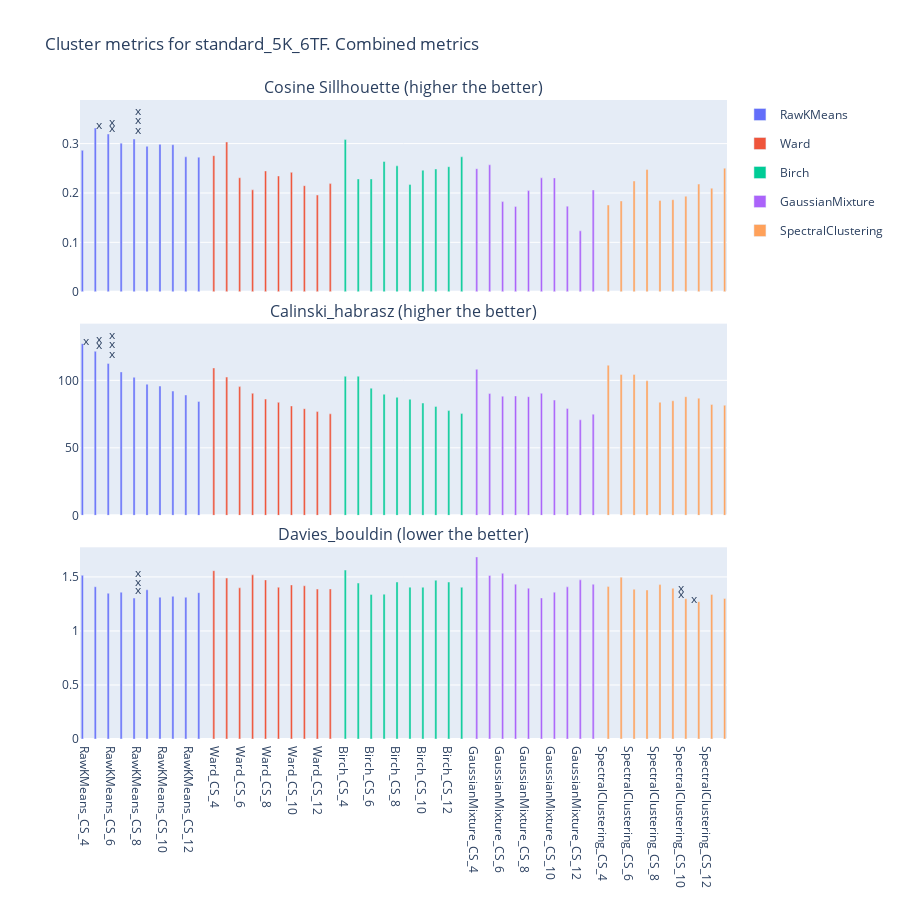
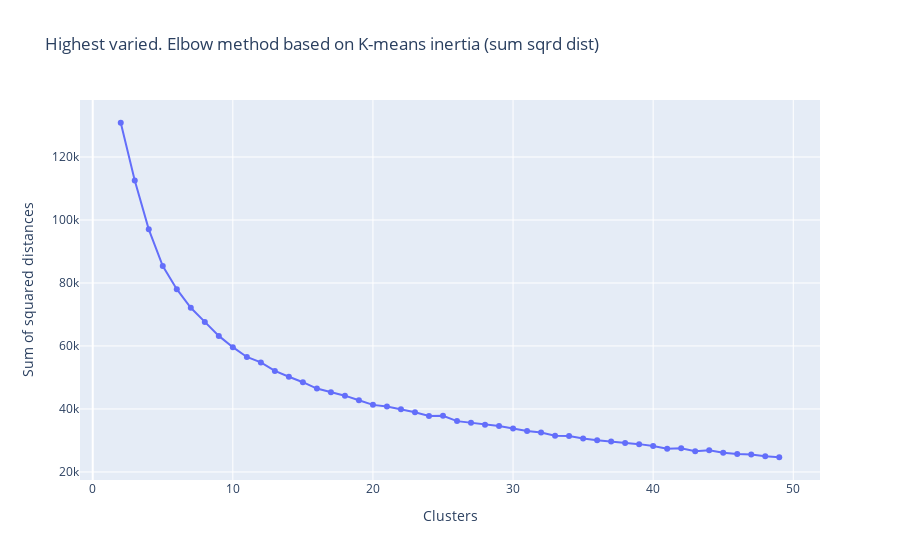

The code cell stored with these charts, in order, in its notebook:
### Code cell
config = {
    "data": data_var,
    "metadata": raw_metadata_t,
    "vu_output": vu_output,
    "pca_data": True,
    "n_comp": 5,
    "selected_clusters": ["Ward", "Birch", "SpectralClustering", "RawKMeans", "GaussianMixture"],
    "used_genes": used_genes,
}

out_var, top_3, pca_var = clustering_analysis(config, label="Highest varied")

### Figure 1 — Plotly figure (JSON) as saved in the notebook; plotly's stock layout.template omitted (floating-point values rounded to 4 significant figures)
{"data": [{"alignmentgroup": "True", "hovertemplate": "cluster_type=RawKMeans<br>Cluster=%{x}<br>Silhoute_cosine=%{y}<extra></extra>", "legendgroup": "RawKMeans", "marker": {"color": "#636efa", "pattern": {"shape": ""}}, "name": "RawKMeans", "offsetgroup": "RawKMeans", "orientation": "v", "showlegend": true, "textposition": "auto", "type": "bar", "x": ["RawKMeans_CS_4", "RawKMeans_CS_5", "RawKMeans_CS_6", "RawKMeans_CS_7", "RawKMeans_CS_8", "RawKMeans_CS_9", "RawKMeans_CS_10", "RawKMeans_CS_11", "RawKMeans_CS_12", "RawKMeans_CS_13"], "xaxis": "x", "y": [0.2863, 0.3315, 0.3196, 0.301, 0.3095, 0.2945, 0.2985, 0.2978, 0.2733, 0.2726], "yaxis": "y"}, {"alignmentgroup": "True", "hovertemplate": "cluster_type=Ward<br>Cluster=%{x}<br>Silhoute_cosine=%{y}<extra></extra>", "legendgroup": "Ward", "marker": {"color": "#EF553B", "pattern": {"shape": ""}}, "name": "Ward", "offsetgroup": "Ward", "orientation": "v", "showlegend": true, "textposition": "auto", "type": "bar", "x": ["Ward_CS_4", "Ward_CS_5", "Ward_CS_6", "Ward_CS_7", "Ward_CS_8", "Ward_CS_9", "Ward_CS_10", "Ward_CS_11", "Ward_CS_12", "Ward_CS_13"], "xaxis": "x", "y": [0.2756, 0.3035, 0.2309, 0.2064, 0.2447, 0.2344, 0.2418, 0.2148, 0.1958, 0.219], "yaxis": "y"}, {"alignmentgroup": "True", "hovertemplate": "cluster_type=Birch<br>Cluster=%{x}<br>Silhoute_cosine=%{y}<extra></extra>", "legendgroup": "Birch", "marker": {"color": "#00cc96", "pattern": {"shape": ""}}, "name": "Birch", "offsetgroup": "Birch", "orientation": "v", "showlegend": true, "textposition": "auto", "type": "bar", "x": ["Birch_CS_4", "Birch_CS_5", "Birch_CS_6", "Birch_CS_7", "Birch_CS_8", "Birch_CS_9", "Birch_CS_10", "Birch_CS_11", "Birch_CS_12", "Birch_CS_13"], "xaxis": "x", "y": [0.3082, 0.2285, 0.2286, 0.2638, 0.255, 0.217, 0.2461, 0.2487, 0.2533, 0.2733], "yaxis": "y"}, {"alignmentgroup": "True", "hovertemplate": "cluster_type=GaussianMixture<br>Cluster=%{x}<br>Silhoute_cosine=%{y}<extra></extra>", "legendgroup": "GaussianMixture", "marker": {"color": "#ab63fa", "pattern": {"shape": ""}}, "name": "GaussianMixture", "offsetgroup": "GaussianMixture", "orientation": "v", "showlegend": true, "textposition": "auto", "type": "bar", "x": ["GaussianMixture_CS_4", "GaussianMixture_CS_5", "GaussianMixture_CS_6", "GaussianMixture_CS_7", "GaussianMixture_CS_8", "GaussianMixture_CS_9", "GaussianMixture_CS_10", "GaussianMixture_CS_11", "GaussianMixture_CS_12", "GaussianMixture_CS_13"], "xaxis": "x", "y": [0.2493, 0.2571, 0.1826, 0.1728, 0.2049, 0.2306, 0.2306, 0.1733, 0.1233, 0.2062], "yaxis": "y"}, {"alignmentgroup": "True", "hovertemplate": "cluster_type=SpectralClustering<br>Cluster=%{x}<br>Silhoute_cosine=%{y}<extra></extra>", "legendgroup": "SpectralClustering", "marker": {"color": "#FFA15A", "pattern": {"shape": ""}}, "name": "SpectralClustering", "offsetgroup": "SpectralClustering", "orientation": "v", "showlegend": true, "textposition": "auto", "type": "bar", "x": ["SpectralClustering_CS_4", "SpectralClustering_CS_5", "SpectralClustering_CS_6", "SpectralClustering_CS_7", "SpectralClustering_CS_8", "SpectralClustering_CS_9", "SpectralClustering_CS_10", "SpectralClustering_CS_11", "SpectralClustering_CS_12", "SpectralClustering_CS_13"], "xaxis": "x", "y": [0.1756, 0.1839, 0.2243, 0.2475, 0.1847, 0.1864, 0.1935, 0.218, 0.2097, 0.2503], "yaxis": "y"}, {"alignmentgroup": "True", "hovertemplate": "cluster_type=RawKMeans<br>Cluster=%{x}<br>Calinski_habrasz=%{y}<extra></extra>", "legendgroup": "RawKMeans", "marker": {"color": "#636efa", "pattern": {"shape": ""}}, "name": "RawKMeans", "offsetgroup": "RawKMeans", "orientation": "v", "showlegend": false, "textposition": "auto", "type": "bar", "x": ["RawKMeans_CS_4", "RawKMeans_CS_5", "RawKMeans_CS_6", "RawKMeans_CS_7", "RawKMeans_CS_8", "RawKMeans_CS_9", "RawKMeans_CS_10", "RawKMeans_CS_11", "RawKMeans_CS_12", "RawKMeans_CS_13"], "xaxis": "x2", "y": [127.2, 121.5, 112.5, 106.3, 102.2, 97.14, 95.79, 92.04, 89.15, 84.37], "yaxis": "y2"}, {"alignmentgroup": "True", "hovertemplate": "cluster_type=Ward<br>Cluster=%{x}<br>Calinski_habrasz=%{y}<extra></extra>", "legendgroup": "Ward", "marker": {"color": "#EF553B", "pattern": {"shape": ""}}, "name": "Ward", "offsetgroup": "Ward", "orientation": "v", "showlegend": false, "textposition": "auto", "type": "bar", "x": ["Ward_CS_4", "Ward_CS_5", "Ward_CS_6", "Ward_CS_7", "Ward_CS_8", "Ward_CS_9", "Ward_CS_10", "Ward_CS_11", "Ward_CS_12", "Ward_CS_13"], "xaxis": "x2", "y": [109.2, 102.4, 95.34, 90.4, 86.1, 83.68, 81.02, 79.02, 76.88, 75.2], "yaxis": "y2"}, {"alignmentgroup": "True", "hovertemplate": "cluster_type=Birch<br>Cluster=%{x}<br>Calinski_habrasz=%{y}<extra></extra>", "legendgroup": "Birch", "marker": {"color": "#00cc96", "pattern": {"shape": ""}}, "name": "Birch", "offsetgroup": "Birch", "orientation": "v", "showlegend": false, "textposition": "auto", "type": "bar", "x": ["Birch_CS_4", "Birch_CS_5", "Birch_CS_6", "Birch_CS_7", "Birch_CS_8", "Birch_CS_9", "Birch_CS_10", "Birch_CS_11", "Birch_CS_12", "Birch_CS_13"], "xaxis": "x2", "y": [103.0, 103.0, 94.19, 89.65, 87.4, 86.02, 83.21, 80.64, 77.59, 75.38], "yaxis": "y2"}, {"alignmentgroup": "True", "hovertemplate": "cluster_type=GaussianMixture<br>Cluster=%{x}<br>Calinski_habrasz=%{y}<extra></extra>", "legendgroup": "GaussianMixture", "marker": {"color": "#ab63fa", "pattern": {"shape": ""}}, "name": "GaussianMixture", "offsetgroup": "GaussianMixture", "orientation": "v", "showlegend": false, "textposition": "auto", "type": "bar", "x": ["GaussianMixture_CS_4", "GaussianMixture_CS_5", "GaussianMixture_CS_6", "GaussianMixture_CS_7", "GaussianMixture_CS_8", "GaussianMixture_CS_9", "GaussianMixture_CS_10", "GaussianMixture_CS_11", "GaussianMixture_CS_12", "GaussianMixture_CS_13"], "xaxis": "x2", "y": [108.2, 90.22, 88.25, 88.45, 87.89, 90.4, 85.38, 79.16, 70.76, 74.96], "yaxis": "y2"}, {"alignmentgroup": "True", "hovertemplate": "cluster_type=SpectralClustering<br>Cluster=%{x}<br>Calinski_habrasz=%{y}<extra></extra>", "legendgroup": "SpectralClustering", "marker": {"color": "#FFA15A", "pattern": {"shape": ""}}, "name": "SpectralClustering", "offsetgroup": "SpectralClustering", "orientation": "v", "showlegend": false, "textposition": "auto", "type": "bar", "x": ["SpectralClustering_CS_4", "SpectralClustering_CS_5", "SpectralClustering_CS_6", "SpectralClustering_CS_7", "SpectralClustering_CS_8", "SpectralClustering_CS_9", "SpectralClustering_CS_10", "SpectralClustering_CS_11", "SpectralClustering_CS_12", "SpectralClustering_CS_13"], "xaxis": "x2", "y": [111.2, 104.3, 104.4, 99.7, 83.78, 84.89, 87.9, 86.79, 82.09, 81.56], "yaxis": "y2"}, {"alignmentgroup": "True", "hovertemplate": "cluster_type=RawKMeans<br>Cluster=%{x}<br>Davies_bouldin=%{y}<extra></extra>", "legendgroup": "RawKMeans", "marker": {"color": "#636efa", "pattern": {"shape": ""}}, "name": "RawKMeans", "offsetgroup": "RawKMeans", "orientation": "v", "showlegend": false, "textposition": "auto", "type": "bar", "x": ["RawKMeans_CS_4", "RawKMeans_CS_5", "RawKMeans_CS_6", "RawKMeans_CS_7", "RawKMeans_CS_8", "RawKMeans_CS_9", "RawKMeans_CS_10", "RawKMeans_CS_11", "RawKMeans_CS_12", "RawKMeans_CS_13"], "xaxis": "x3", "y": [1.515, 1.409, 1.348, 1.358, 1.305, 1.381, 1.312, 1.32, 1.311, 1.354], "yaxis": "y3"}, {"alignmentgroup": "True", "hovertemplate": "cluster_type=Ward<br>Cluster=%{x}<br>Davies_bouldin=%{y}<extra></extra>", "legendgroup": "Ward", "marker": {"color": "#EF553B", "pattern": {"shape": ""}}, "name": "Ward", "offsetgroup": "Ward", "orientation": "v", "showlegend": false, "textposition": "auto", "type": "bar", "x": ["Ward_CS_4", "Ward_CS_5", "Ward_CS_6", "Ward_CS_7", "Ward_CS_8", "Ward_CS_9", "Ward_CS_10", "Ward_CS_11", "Ward_CS_12", "Ward_CS_13"], "xaxis": "x3", "y": [1.558, 1.489, 1.399, 1.519, 1.472, 1.404, 1.426, 1.418, 1.387, 1.389], "yaxis": "y3"}, {"alignmentgroup": "True", "hovertemplate": "cluster_type=Birch<br>Cluster=%{x}<br>Davies_bouldin=%{y}<extra></extra>", "legendgroup": "Birch", "marker": {"color": "#00cc96", "pattern": {"shape": ""}}, "name": "Birch", "offsetgroup": "Birch", "orientation": "v", "showlegend": false, "textposition": "auto", "type": "bar", "x": ["Birch_CS_4", "Birch_CS_5", "Birch_CS_6", "Birch_CS_7", "Birch_CS_8", "Birch_CS_9", "Birch_CS_10", "Birch_CS_11", "Birch_CS_12", "Birch_CS_13"], "xaxis": "x3", "y": [1.563, 1.443, 1.338, 1.34, 1.453, 1.405, 1.404, 1.468, 1.453, 1.404], "yaxis": "y3"}, {"alignmentgroup": "True", "hovertemplate": "cluster_type=GaussianMixture<br>Cluster=%{x}<br>Davies_bouldin=%{y}<extra></extra>", "legendgroup": "GaussianMixture", "marker": {"color": "#ab63fa", "pattern": {"shape": ""}}, "name": "GaussianMixture", "offsetgroup": "GaussianMixture", "orientation": "v", "showlegend": false, "textposition": "auto", "type": "bar", "x": ["GaussianMixture_CS_4", "GaussianMixture_CS_5", "GaussianMixture_CS_6", "GaussianMixture_CS_7", "GaussianMixture_CS_8", "GaussianMixture_CS_9", "GaussianMixture_CS_10", "GaussianMixture_CS_11", "GaussianMixture_CS_12", "GaussianMixture_CS_13"], "xaxis": "x3", "y": [1.685, 1.514, 1.533, 1.433, 1.395, 1.305, 1.359, 1.408, 1.473, 1.432], "yaxis": "y3"}, {"alignmentgroup": "True", "hovertemplate": "cluster_type=SpectralClustering<br>Cluster=%{x}<br>Davies_bouldin=%{y}<extra></extra>", "legendgroup": "SpectralClustering", "marker": {"color": "#FFA15A", "pattern": {"shape": ""}}, "name": "SpectralClustering", "offsetgroup": "SpectralClustering", "orientation": "v", "showlegend": false, "textposition": "auto", "type": "bar", "x": ["SpectralClustering_CS_4", "SpectralClustering_CS_5", "SpectralClustering_CS_6", "SpectralClustering_CS_7", "SpectralClustering_CS_8", "SpectralClustering_CS_9", "SpectralClustering_CS_10", "SpectralClustering_CS_11", "SpectralClustering_CS_12", "SpectralClustering_CS_13"], "xaxis": "x3", "y": [1.411, 1.498, 1.387, 1.379, 1.429, 1.395, 1.298, 1.271, 1.338, 1.301], "yaxis": "y3"}], "layout": {"annotations": [{"font": {"size": 16}, "showarrow": false, "text": "Cosine Sillhouette (higher the better)", "x": 0.5, "xanchor": "center", "xref": "paper", "y": 1, "yanchor": "bottom", "yref": "paper"}, {"font": {"size": 16}, "showarrow": false, "text": "Calinski_habrasz (higher the better)", "x": 0.5, "xanchor": "center", "xref": "paper", "y": 0.65, "yanchor": "bottom", "yref": "paper"}, {"font": {"size": 16}, "showarrow": false, "text": "Davies_bouldin (lower the better)", "x": 0.5, "xanchor": "center", "xref": "paper", "y": 0.3, "yanchor": "bottom", "yref": "paper"}, {"showarrow": false, "text": "x", "x": "RawKMeans_CS_5", "xref": "x", "y": 0.3379, "yref": "y"}, {"showarrow": false, "text": "x", "x": "RawKMeans_CS_6", "xref": "x", "y": 0.3324, "yref": "y"}, {"showarrow": false, "text": "x", "x": "RawKMeans_CS_6", "xref": "x", "y": 0.3452, "yref": "y"}, {"showarrow": false, "text": "x", "x": "RawKMeans_CS_8", "xref": "x", "y": 0.3287, "yref": "y"}, {"showarrow": false, "text": "x", "x": "RawKMeans_CS_8", "xref": "x", "y": 0.3479, "yref": "y"}, {"showarrow": false, "text": "x", "x": "RawKMeans_CS_8", "xref": "x", "y": 0.3671, "yref": "y"}, {"showarrow": false, "text": "x", "x": "RawKMeans_CS_4", "xref": "x2", "y": 129.6, "yref": "y2"}, {"showarrow": false, "text": "x", "x": "RawKMeans_CS_5", "xref": "x2", "y": 126.3, "yref": "y2"}, {"showarrow": false, "text": "x", "x": "RawKMeans_CS_5", "xref": "x2", "y": 131.1, "yref": "y2"}, {"showarrow": false, "text": "x", "x": "RawKMeans_CS_6", "xref": "x2", "y": 119.8, "yref": "y2"}, {"showarrow": false, "text": "x", "x": "RawKMeans_CS_6", "xref": "x2", "y": 127.0, "yref": "y2"}, {"showarrow": false, "text": "x", "x": "RawKMeans_CS_6", "xref": "x2", "y": 134.2, "yref": "y2"}, {"showarrow": false, "text": "x", "x": "SpectralClustering_CS_11", "xref": "x3", "y": 1.296, "yref": "y3"}, {"showarrow": false, "text": "x", "x": "SpectralClustering_CS_10", "xref": "x3", "y": 1.349, "yref": "y3"}, {"showarrow": false, "text": "x", "x": "SpectralClustering_CS_10", "xref": "x3", "y": 1.401, "yref": "y3"}, {"showarrow": false, "text": "x", "x": "RawKMeans_CS_8", "xref": "x3", "y": 1.382, "yref": "y3"}, {"showarrow": false, "text": "x", "x": "RawKMeans_CS_8", "xref": "x3", "y": 1.46, "yref": "y3"}, {"showarrow": false, "text": "x", "x": "RawKMeans_CS_8", "xref": "x3", "y": 1.537, "yref": "y3"}], "height": 900, "title": {"text": "Cluster metrics for standard_5K_6TF. Combined metrics "}, "xaxis": {"anchor": "y", "domain": [0, 1], "matches": "x3", "showticklabels": false}, "xaxis2": {"anchor": "y2", "domain": [0, 1], "matches": "x3", "showticklabels": false}, "xaxis3": {"anchor": "y3", "domain": [0, 1]}, "yaxis": {"anchor": "x", "domain": [0.7, 1]}, "yaxis2": {"anchor": "x2", "domain": [0.35, 0.65]}, "yaxis3": {"anchor": "x3", "domain": [0, 0.3]}}}

### Figure 2 — Plotly figure (JSON) as saved in the notebook; plotly's stock layout.template omitted (floating-point values rounded to 4 significant figures)
{"data": [{"mode": "lines+markers", "type": "scatter", "x": [2, 3, 4, 5, 6, 7, 8, 9, 10, 11, 12, 13, 14, 15, 16, 17, 18, 19, 20, 21, 22, 23, 24, 25, 26, 27, 28, 29, 30, 31, 32, 33, 34, 35, 36, 37, 38, 39, 40, 41, 42, 43, 44, 45, 46, 47, 48, 49], "y": [130900.0, 112500.0, 97040.0, 85380.0, 78030.0, 72140.0, 67640.0, 63200.0, 59610.0, 56510.0, 54780.0, 52070.0, 50230.0, 48490.0, 46480.0, 45270.0, 44220.0, 42750.0, 41300.0, 40760.0, 39930.0, 38970.0, 37770.0, 37820.0, 36140.0, 35640.0, 35010.0, 34560.0, 33800.0, 33010.0, 32530.0, 31470.0, 31390.0, 30590.0, 30060.0, 29700.0, 29210.0, 28830.0, 28260.0, 27360.0, 27560.0, 26560.0, 26920.0, 26080.0, 25690.0, 25530.0, 24990.0, 24670.0]}], "layout": {"title": {"text": "Highest varied. Elbow method based on K-means inertia (sum sqrd dist)"}, "xaxis": {"title": {"text": "Clusters"}}, "yaxis": {"title": {"text": "Sum of squared distances"}}}}
